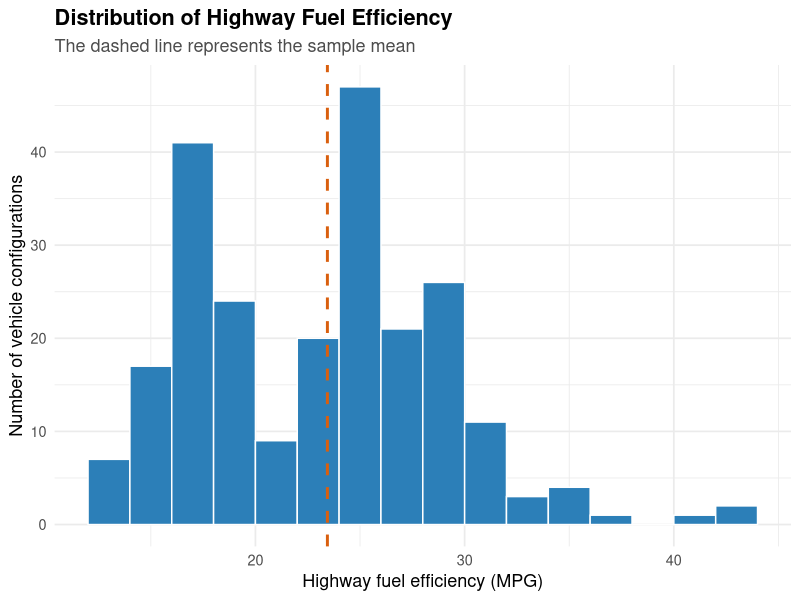
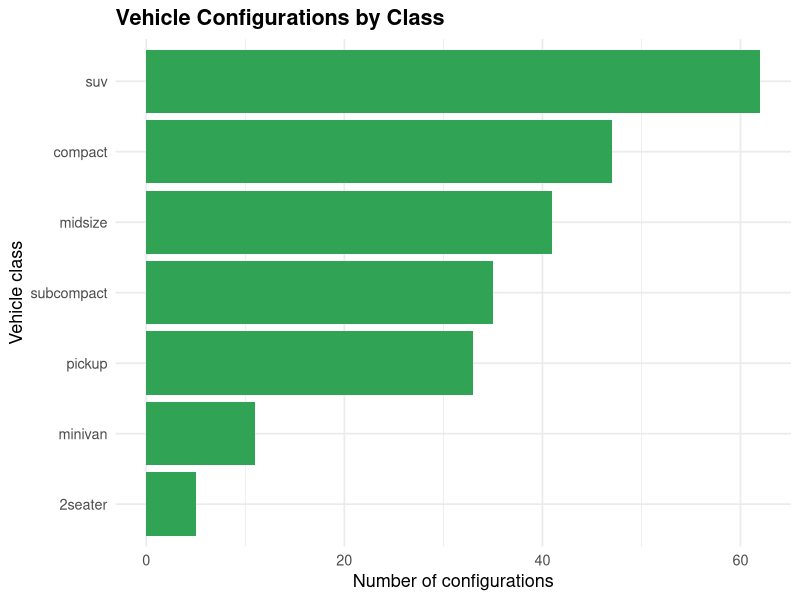
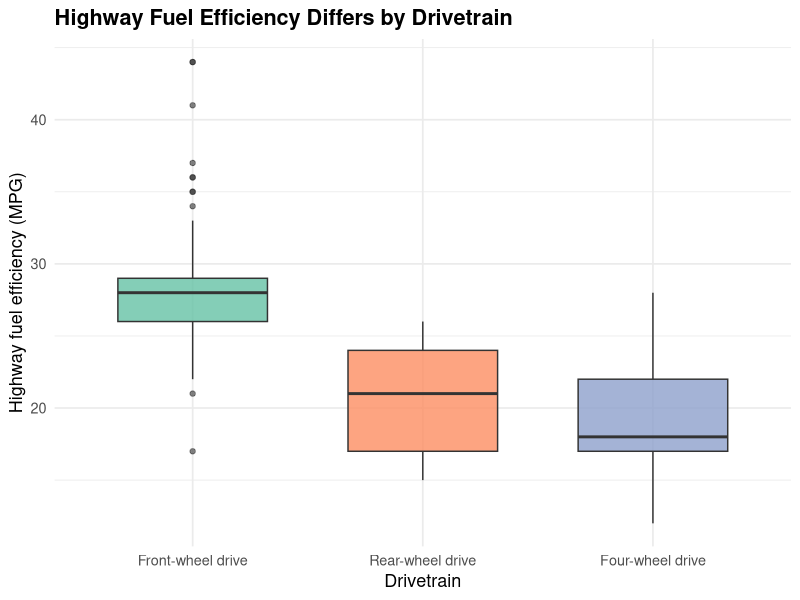
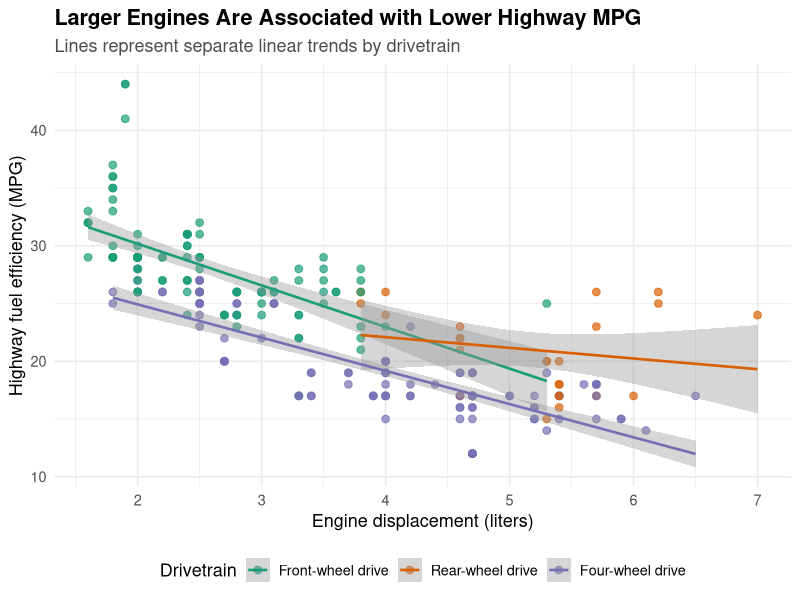
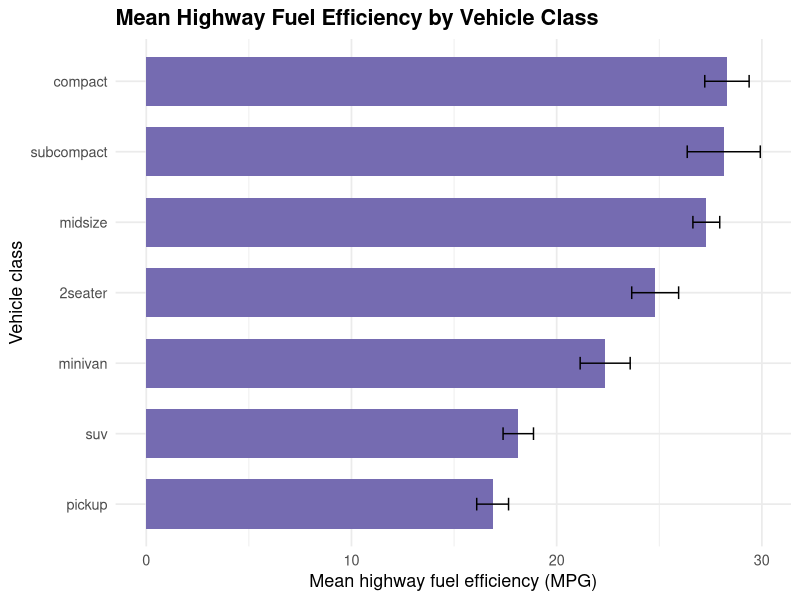

Write R code to recreate these figures, in order.
## ---- chunk 1
#| label: setup
#| include: false

library(ggplot2)
library(dplyr)
library(knitr)

theme_set(
  theme_minimal(base_size = 13) +
    theme(
      plot.title = element_text(face = "bold"),
      plot.subtitle = element_text(color = "gray30"),
      legend.position = "bottom"
    )
)

vehicle_data <- ggplot2::mpg |>
  mutate(
    manufacturer = factor(manufacturer),
    model = factor(model),
    year = factor(year),
    cylinders = factor(cyl),
    transmission = if_else(grepl("^auto", trans),
                           "Automatic", "Manual"),
    transmission = factor(transmission),
    drive_type = recode(
      drv,
      "4" = "Four-wheel drive",
      "f" = "Front-wheel drive",
      "r" = "Rear-wheel drive"
    ),
    drive_type = factor(
      drive_type,
      levels = c(
        "Front-wheel drive",
        "Rear-wheel drive",
        "Four-wheel drive"
      )
    ),
    vehicle_class = factor(class),
    fuel_type = recode(
      fl,
      "c" = "CNG",
      "d" = "Diesel",
      "e" = "Ethanol",
      "p" = "Premium gasoline",
      "r" = "Regular gasoline"
    ),
    average_mpg = (cty + hwy) / 2
  ) |>
  select(
    manufacturer,
    model,
    year,
    displ,
    cylinders,
    transmission,
    drive_type,
    vehicle_class,
    fuel_type,
    city_mpg = cty,
    highway_mpg = hwy,
    average_mpg
  )
## ---- chunk 2
#| label: data-quality-table

quality_table <- data.frame(
  Measure = c(
    "Number of observations",
    "Number of variables",
    "Duplicate rows",
    "Missing values",
    "Unique manufacturers",
    "Unique vehicle classes"
  ),
  Value = c(
    nrow(vehicle_data),
    ncol(vehicle_data),
    sum(duplicated(vehicle_data)),
    sum(is.na(vehicle_data)),
    n_distinct(vehicle_data$manufacturer),
    n_distinct(vehicle_data$vehicle_class)
  )
)

kable(
  quality_table,
  caption = "Basic data-quality assessment",
  align = c("l", "r")
)
## ---- chunk 3
#| label: variable-description-table

variable_table <- data.frame(
  Variable = c(
    "manufacturer",
    "model",
    "year",
    "displ",
    "cylinders",
    "transmission",
    "drive_type",
    "vehicle_class",
    "city_mpg",
    "highway_mpg",
    "average_mpg"
  ),
  Description = c(
    "Vehicle manufacturer",
    "Vehicle model",
    "Model year",
    "Engine displacement in liters",
    "Number of engine cylinders",
    "Automatic or manual transmission",
    "Front-wheel, rear-wheel, or four-wheel drive",
    "Vehicle classification",
    "Estimated city miles per gallon",
    "Estimated highway miles per gallon",
    "Mean of city and highway miles per gallon"
  )
)

kable(
  variable_table,
  caption = "Variables included in the prepared dataset",
  align = c("l", "l")
)
## ---- chunk 4
#| label: numeric-summary-table

numeric_summary <- vehicle_data |>
  summarise(
    across(
      c(displ, city_mpg, highway_mpg, average_mpg),
      list(
        Minimum = ~min(.x),
        Mean = ~mean(.x),
        Median = ~median(.x),
        SD = ~sd(.x),
        Maximum = ~max(.x)
      )
    )
  ) |>
  tidyr::pivot_longer(
    cols = everything(),
    names_to = c("Variable", "Statistic"),
    names_pattern = "(.*)_(Minimum|Mean|Median|SD|Maximum)",
    values_to = "Value"
  ) |>
  tidyr::pivot_wider(
    names_from = Statistic,
    values_from = Value
  ) |>
  mutate(
    Variable = recode(
      Variable,
      displ = "Engine displacement (liters)",
      city_mpg = "City fuel efficiency (MPG)",
      highway_mpg = "Highway fuel efficiency (MPG)",
      average_mpg = "Average fuel efficiency (MPG)"
    ),
    across(where(is.numeric), ~round(.x, 2))
  )

kable(
  numeric_summary,
  caption = "Summary statistics for key numeric variables",
  align = c("l", "r", "r", "r", "r", "r")
)
## ---- chunk 5
#| label: highway-mpg-distribution
#| fig-width: 8
#| fig-height: 5
#| fig-cap: "Distribution of highway fuel efficiency among vehicle configurations."

ggplot(vehicle_data, aes(x = highway_mpg)) +
  geom_histogram(
    binwidth = 2,
    boundary = 0,
    color = "white",
    fill = "#2C7FB8"
  ) +
  geom_vline(
    xintercept = mean(vehicle_data$highway_mpg),
    color = "#D95F0E",
    linewidth = 1,
    linetype = "dashed"
  ) +
  labs(
    title = "Distribution of Highway Fuel Efficiency",
    subtitle = "The dashed line represents the sample mean",
    x = "Highway fuel efficiency (MPG)",
    y = "Number of vehicle configurations"
  )
## ---- chunk 6
#| label: vehicle-class-counts
#| fig-width: 8
#| fig-height: 5
#| fig-cap: "Number of vehicle configurations represented in each vehicle class."

class_counts <- vehicle_data |>
  count(vehicle_class, sort = TRUE)

ggplot(
  class_counts,
  aes(x = reorder(vehicle_class, n), y = n)
) +
  geom_col(fill = "#31A354") +
  coord_flip() +
  labs(
    title = "Vehicle Configurations by Class",
    x = "Vehicle class",
    y = "Number of configurations"
  )
## ---- chunk 7
#| label: drivetrain-summary-table

drive_summary <- vehicle_data |>
  group_by(drive_type) |>
  summarise(
    Vehicles = n(),
    `Mean highway MPG` = mean(highway_mpg),
    `SD highway MPG` = sd(highway_mpg),
    `Median highway MPG` = median(highway_mpg),
    `Minimum highway MPG` = min(highway_mpg),
    `Maximum highway MPG` = max(highway_mpg),
    .groups = "drop"
  ) |>
  mutate(
    across(
      c(
        `Mean highway MPG`,
        `SD highway MPG`,
        `Median highway MPG`
      ),
      ~round(.x, 1)
    )
  )

kable(
  drive_summary,
  caption = "Highway fuel efficiency by drivetrain",
  align = c("l", "r", "r", "r", "r", "r", "r")
)
## ---- chunk 8
#| label: drivetrain-boxplot
#| fig-width: 8
#| fig-height: 5
#| fig-cap: "Highway fuel efficiency by drivetrain type."

ggplot(
  vehicle_data,
  aes(x = drive_type, y = highway_mpg, fill = drive_type)
) +
  geom_boxplot(width = 0.65, alpha = 0.8, outlier.alpha = 0.6) +
  scale_fill_brewer(palette = "Set2", guide = "none") +
  labs(
    title = "Highway Fuel Efficiency Differs by Drivetrain",
    x = "Drivetrain",
    y = "Highway fuel efficiency (MPG)"
  )
## ---- chunk 9
#| label: displacement-plot
#| fig-width: 8
#| fig-height: 5.5
#| fig-cap: "Relationship between engine displacement and highway fuel efficiency, stratified by drivetrain."

ggplot(
  vehicle_data,
  aes(
    x = displ,
    y = highway_mpg,
    color = drive_type
  )
) +
  geom_point(size = 2.3, alpha = 0.7) +
  geom_smooth(
    method = "lm",
    se = TRUE,
    linewidth = 0.9
  ) +
  scale_color_brewer(palette = "Dark2") +
  labs(
    title = "Larger Engines Are Associated with Lower Highway MPG",
    subtitle = "Lines represent separate linear trends by drivetrain",
    x = "Engine displacement (liters)",
    y = "Highway fuel efficiency (MPG)",
    color = "Drivetrain"
  )
## ---- chunk 10
#| label: correlation-table

correlation_value <- cor(
  vehicle_data$displ,
  vehicle_data$highway_mpg
)

correlation_table <- data.frame(
  Variables = "Engine displacement and highway MPG",
  `Pearson correlation` = round(correlation_value, 3)
)

kable(
  correlation_table,
  caption = "Correlation between engine displacement and highway fuel efficiency",
  align = c("l", "r")
)
## ---- chunk 11
#| label: regression-model

fuel_model <- lm(
  highway_mpg ~ displ + drive_type,
  data = vehicle_data
)

model_coefficients <- summary(fuel_model)$coefficients |>
  as.data.frame()

model_table <- data.frame(
  Term = rownames(model_coefficients),
  Estimate = model_coefficients[, "Estimate"],
  `Standard error` = model_coefficients[, "Std. Error"],
  `p-value` = model_coefficients[, "Pr(>|t|)"],
  row.names = NULL,
  check.names = FALSE
) |>
  mutate(
    Term = recode(
      Term,
      "(Intercept)" = "Intercept",
      "displ" = "Engine displacement (per liter)",
      "drive_typeRear-wheel drive" =
        "Rear-wheel vs. front-wheel drive",
      "drive_typeFour-wheel drive" =
        "Four-wheel vs. front-wheel drive"
    ),
    Estimate = round(Estimate, 2),
    `Standard error` = round(`Standard error`, 2),
    `p-value` = format.pval(
      `p-value`,
      digits = 3,
      eps = 0.001
    )
  )

kable(
  model_table,
  caption = "Linear regression predicting highway fuel efficiency",
  align = c("l", "r", "r", "r")
)
## ---- chunk 12
#| label: model-statistics
#| include: false

model_summary <- summary(fuel_model)
displacement_effect <- coef(fuel_model)[["displ"]]
model_r_squared <- model_summary$r.squared
model_adjusted_r_squared <- model_summary$adj.r.squared
## ---- chunk 13
#| label: class-summary-table

class_summary <- vehicle_data |>
  group_by(vehicle_class) |>
  summarise(
    Vehicles = n(),
    `Mean city MPG` = mean(city_mpg),
    `Mean highway MPG` = mean(highway_mpg),
    .groups = "drop"
  ) |>
  arrange(desc(`Mean highway MPG`)) |>
  mutate(
    across(
      c(`Mean city MPG`, `Mean highway MPG`),
      ~round(.x, 1)
    )
  )

kable(
  class_summary,
  caption = "Mean fuel efficiency by vehicle class",
  align = c("l", "r", "r", "r")
)
## ---- chunk 14
#| label: class-efficiency-plot
#| fig-width: 8
#| fig-height: 5
#| fig-cap: "Mean highway fuel efficiency by vehicle class. Error bars represent 95% confidence intervals."

class_plot_data <- vehicle_data |>
  group_by(vehicle_class) |>
  summarise(
    mean_highway_mpg = mean(highway_mpg),
    standard_error = sd(highway_mpg) / sqrt(n()),
    lower_ci = mean_highway_mpg - 1.96 * standard_error,
    upper_ci = mean_highway_mpg + 1.96 * standard_error,
    .groups = "drop"
  )

ggplot(
  class_plot_data,
  aes(
    x = reorder(vehicle_class, mean_highway_mpg),
    y = mean_highway_mpg
  )
) +
  geom_col(fill = "#756BB1", width = 0.7) +
  geom_errorbar(
    aes(ymin = lower_ci, ymax = upper_ci),
    width = 0.18
  ) +
  coord_flip() +
  labs(
    title = "Mean Highway Fuel Efficiency by Vehicle Class",
    x = "Vehicle class",
    y = "Mean highway fuel efficiency (MPG)"
  )
## ---- chunk 15
#| label: transmission-summary-table

transmission_summary <- vehicle_data |>
  group_by(transmission) |>
  summarise(
    Vehicles = n(),
    `Mean city MPG` = mean(city_mpg),
    `Mean highway MPG` = mean(highway_mpg),
    `Mean engine displacement` = mean(displ),
    .groups = "drop"
  ) |>
  mutate(
    across(where(is.numeric) & !Vehicles, ~round(.x, 1))
  )

kable(
  transmission_summary,
  caption = "Vehicle characteristics by transmission type",
  align = c("l", "r", "r", "r", "r")
)
